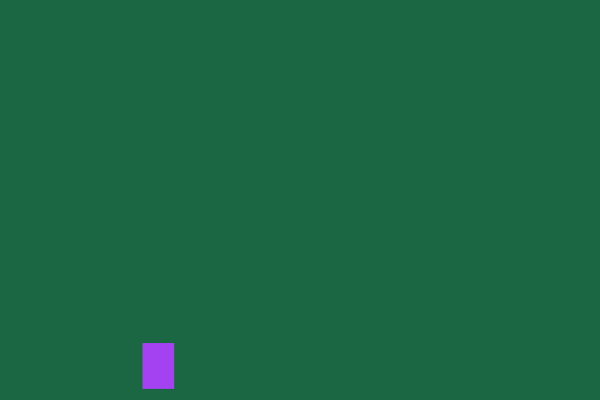
Frame 1 (no input)
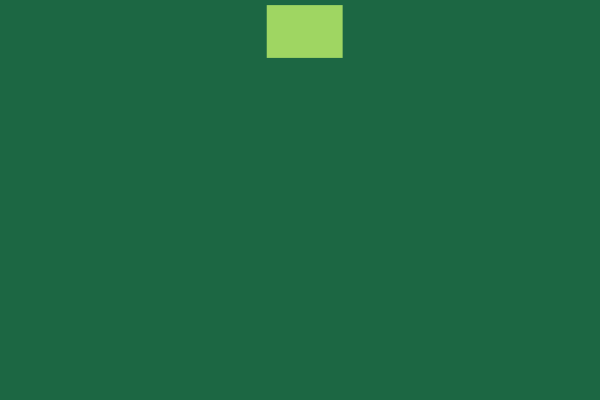
Frame 60 (the mouse pressed at the canvas centre just before this capture)
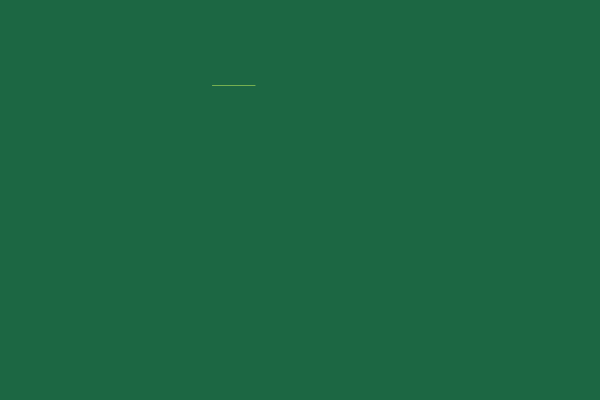
Frame 120 (the mouse held since frame 60 and released just before this capture)

The Processing sketch that drew these frames (run headless with seeded random() and noise(); from frame 60 on, the mouse is pressed at the canvas centre):

// Processing sketch: processing_140566
// ── processing_140566.pde

int dim = 30;

void setup(){
  
  size (600, 400);
  println ();
  smooth (20);
  background (#1C6743);
  frameRate (5);
  
}

void draw() {
 
  background (#1C6743); 
  noStroke ();
  fill (random (255), random (255), random (255));
  rect (random (600), random (400), random (100), random (100));

  
  
}
  
  
